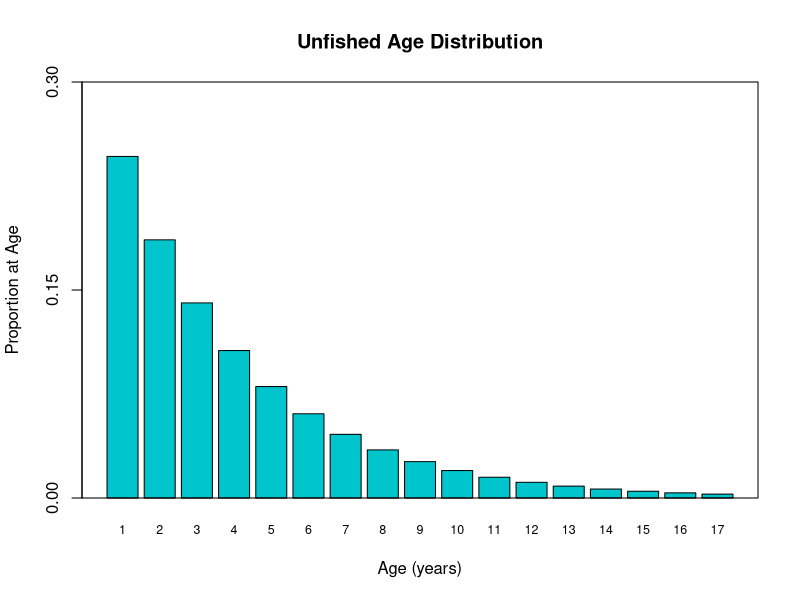
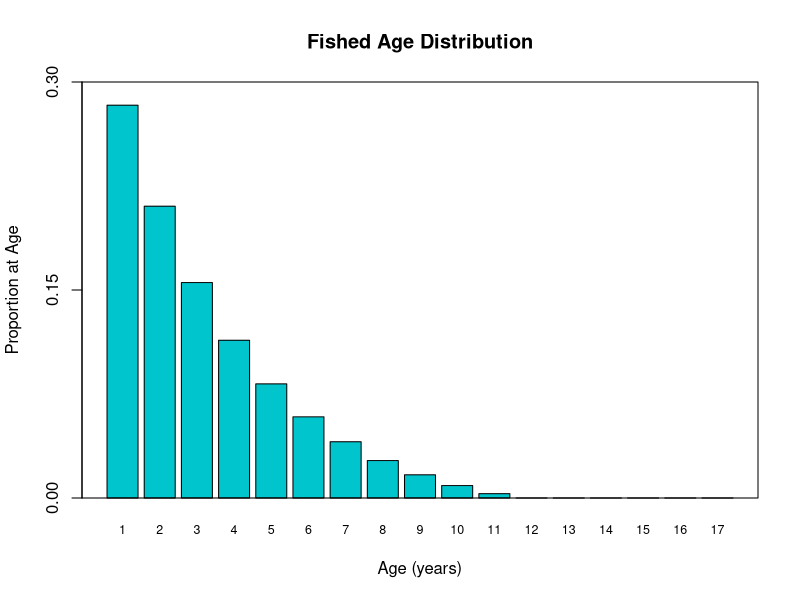

Source code (R) for these figures, in order:
SAD <- c(19849.7223, 15002.0974, 11338.3413, 8569.3340, 6476.563, 4894.8812, 
         3699.4717, 2796.0005, 2113.1717, 1597.1008, 1207.0628, 912.2785, 
         689.4852, 521.1017, 393.8402, 297.6580, 224.9651)

prop_SAD <- SAD/sum(SAD)

y1 <- 0
y2 <- 0.3
barplot(prop_SAD, main = 'Unfished Age Distribution', 
        xlab = 'Age (years)', ylab = 'Proportion at Age', 
        ylim = c(y1, y2), col = 'turquoise3', yaxt = 'n', 
        names.arg = c(as.character(1:17)), cex.names = 0.75)
axis(side = 2, at = seq(y1, y2, by = y2/2), labels = T)
box()

SAD_fished <- SAD - 1000
SAD_fished[which(SAD_fished < 0)] <- 0
prop_SAD_fished <- SAD_fished/sum(SAD_fished)

barplot(prop_SAD_fished, main = 'Fished Age Distribution', 
        xlab = 'Age (years)', ylab = 'Proportion at Age', 
        ylim = c(y1, y2), col = 'turquoise3', yaxt = 'n', 
        names.arg = c(as.character(1:17)), cex.names = 0.75)
axis(side = 2, at = seq(y1, y2, by = y2/2), labels = T)
box()
